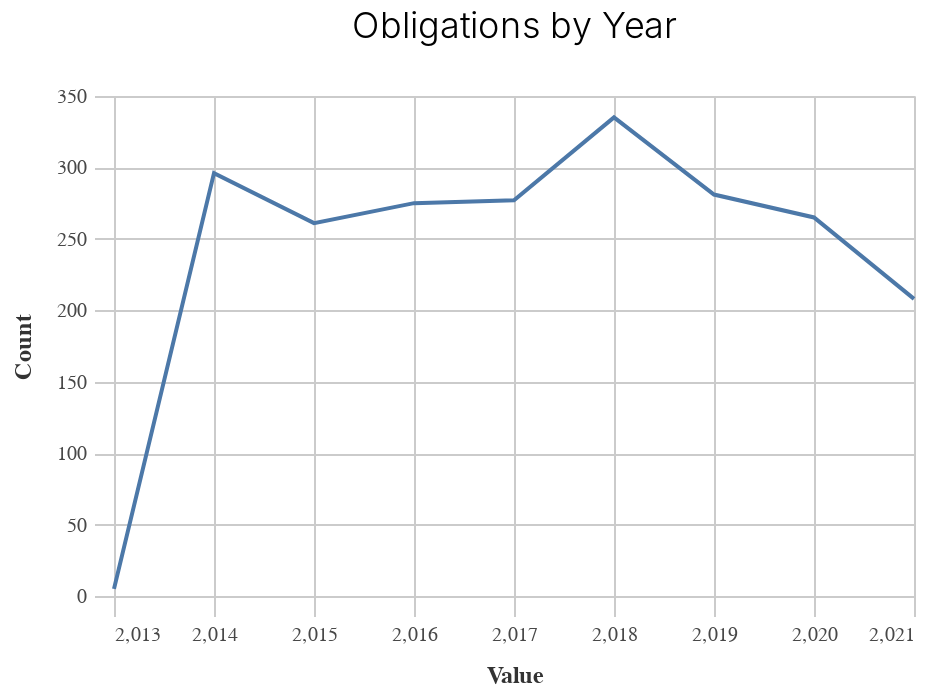

Write notebook code for a chart like this one.
### Markdown cell above
### Chart

### Code cell
_dla_utils.basic_line_chart((df_top>>filter(_.variable=='prepared_y')), 'value', 'count', subset, 'Obligations by Year')

### Figure 1 — Vega-Lite specification as saved in the notebook (floating-point values rounded to 4 significant figures)
{"config": {"view": {"continuousWidth": 400, "continuousHeight": 300}, "axis": {"domainColor": "#cbcbcb", "grid": true, "gridColor": "#cbcbcb", "gridWidth": 1, "labelColor": "#474747", "labelFont": "Nunito Sans", "labelFontSize": 10, "labelPadding": 4, "tickColor": "#cbcbcb", "tickSize": 10, "titleColor": "#333", "titleFont": "Raleway", "titleFontSize": 12, "titlePadding": 10}, "axisBand": {"grid": false}, "background": "white", "font": "Raleway", "header": {"labelFont": "Nunito Sans", "titleFont": "Raleway"}, "legend": {"labelColor": "#333", "labelFont": "Nunito Sans", "labelFontSize": 11, "labelLimit": 0, "padding": 1, "symbolSize": 30, "symbolType": "square", "titleColor": "#333", "titleFont": "Raleway", "titleFontSize": 14, "titlePadding": 10}, "title": {"anchor": "middle", "font": "Raleway", "fontSize": 18, "fontWeight": 300, "offset": 20}}, "data": {"name": "data-8a6fdec94960780d0c4b0c6e18d3737c"}, "mark": "line", "encoding": {"x": {"field": "value", "title": "Value", "type": "quantitative"}, "y": {"field": "count", "title": "Count", "type": "quantitative"}}, "height": 250, "title": "Obligations by Year", "width": 400, "$schema": "https://vega.github.io/schema/vega-lite/v4.17.0.json", "datasets": {"data-8a6fdec94960780d0c4b0c6e18d3737c": [{"value": 2018.0, "count": 335, "variable": "prepared_y"}, {"value": 2014.0, "count": 296, "variable": "prepared_y"}, {"value": 2019.0, "count": 281, "variable": "prepared_y"}, {"value": 2017.0, "count": 277, "variable": "prepared_y"}, {"value": 2016.0, "count": 275, "variable": "prepared_y"}, {"value": 2020.0, "count": 265, "variable": "prepared_y"}, {"value": 2015.0, "count": 261, "variable": "prepared_y"}, {"value": 2021.0, "count": 208, "variable": "prepared_y"}, {"value": 2013.0, "count": 5, "variable": "prepared_y"}]}}
